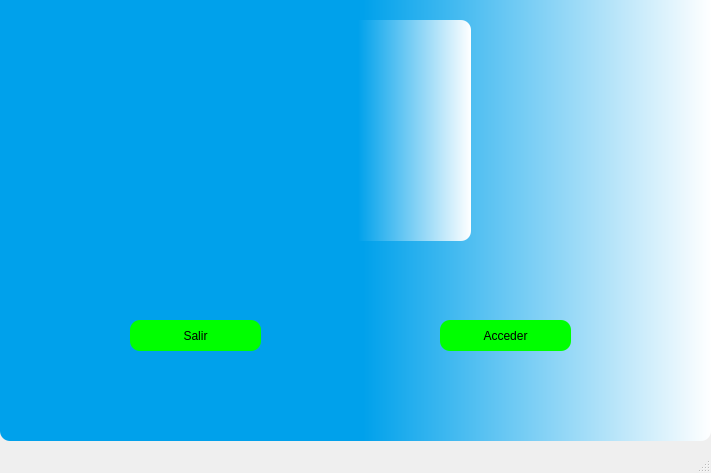
<?xml version="1.0" encoding="UTF-8"?>
<ui version="4.0">
 <class>MainWindow</class>
 <widget class="QMainWindow" name="MainWindow">
  <property name="geometry">
   <rect>
    <x>0</x>
    <y>0</y>
    <width>711</width>
    <height>473</height>
   </rect>
  </property>
  <property name="windowTitle">
   <string>MainWindow</string>
  </property>
  <widget class="QWidget" name="centralwidget">
   <widget class="QGroupBox" name="groupBox">
    <property name="geometry">
     <rect>
      <x>0</x>
      <y>-30</y>
      <width>711</width>
      <height>471</height>
     </rect>
    </property>
    <property name="styleSheet">
     <string notr="true">background-color: qlineargradient(spread:pad, x1:0.177, y1:0, x2:1, y2:0, stop:0.404887 rgba(0, 161, 235, 255), stop:1 rgba(255, 255, 255, 255));

border-radius:10px;</string>
    </property>
    <property name="title">
     <string>GroupBox</string>
    </property>
    <widget class="QLabel" name="label">
     <property name="geometry">
      <rect>
       <x>240</x>
       <y>50</y>
       <width>231</width>
       <height>221</height>
      </rect>
     </property>
     <property name="text">
      <string/>
     </property>
     <property name="pixmap">
      <pixmap>images.png</pixmap>
     </property>
     <property name="scaledContents">
      <bool>true</bool>
     </property>
    </widget>
    <widget class="QPushButton" name="acceder">
     <property name="geometry">
      <rect>
       <x>440</x>
       <y>350</y>
       <width>131</width>
       <height>31</height>
      </rect>
     </property>
     <property name="styleSheet">
      <string notr="true">QPushButton{
	background-color:rgb(0,255,0);
	font: 75 12pt &quot;MS Shell Dlg2&quot;;
}

QPushButton:hover{
	background-color:rgb(255,255,0);
	font: 75 12pt &quot;MS Shell Dlg2&quot;;
}</string>
     </property>
     <property name="text">
      <string>Acceder</string>
     </property>
    </widget>
    <widget class="QPushButton" name="salir">
     <property name="geometry">
      <rect>
       <x>130</x>
       <y>350</y>
       <width>131</width>
       <height>31</height>
      </rect>
     </property>
     <property name="styleSheet">
      <string notr="true">QPushButton{
	background-color:rgb(0,255,0);
	font: 75 12pt &quot;MS Shell Dlg2&quot;;
}

QPushButton:hover{
	background-color:rgb(255,255,0);
	font: 75 12pt &quot;MS Shell Dlg2&quot;;
}</string>
     </property>
     <property name="text">
      <string>Salir</string>
     </property>
    </widget>
   </widget>
  </widget>
  <widget class="QMenuBar" name="menubar">
   <property name="geometry">
    <rect>
     <x>0</x>
     <y>0</y>
     <width>711</width>
     <height>24</height>
    </rect>
   </property>
  </widget>
  <widget class="QStatusBar" name="statusbar"/>
 </widget>
 <resources/>
 <connections/>
</ui>
